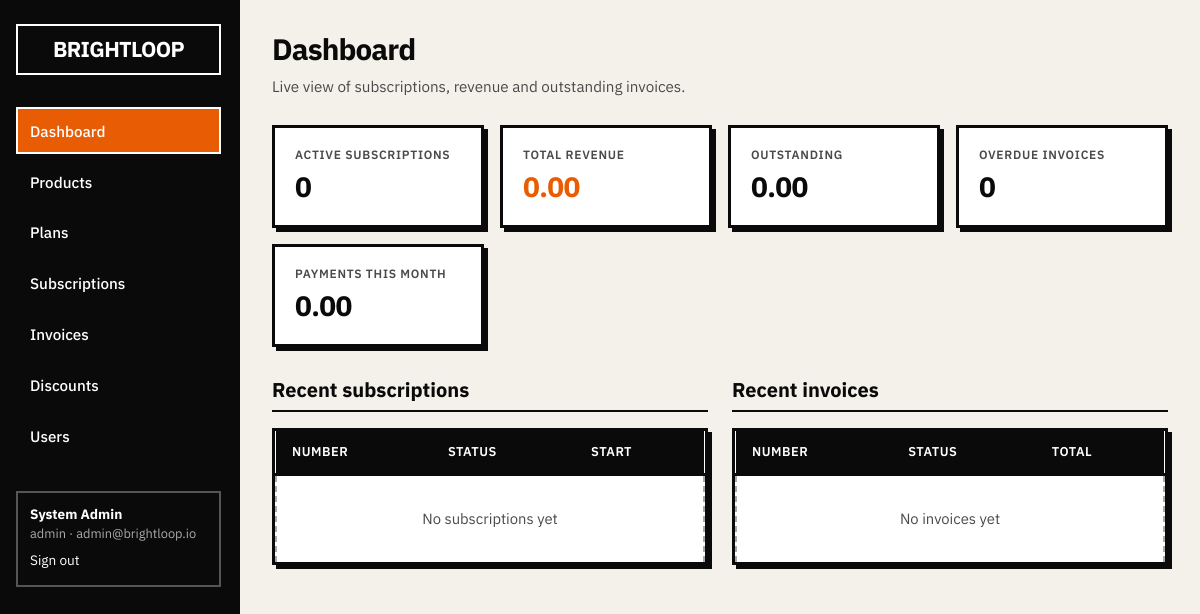
The app's page /dashboard (signed in) with its own data.
### app/models.py (models this page shows)
class User(Base):
    __tablename__ = "users"
    id = Column(Integer, primary_key=True, index=True)
    email = Column(String(255), unique=True, nullable=False, index=True)
    hashed_password = Column(String(255), nullable=False)
    full_name = Column(String(255), nullable=False)
    role = Column(SAEnum(UserRole), default=UserRole.CUSTOMER, nullable=False)
    is_active = Column(Boolean, default=True)
    created_at = Column(DateTime, default=datetime.utcnow)
    subscriptions = relationship("Subscription", back_populates="customer")
    payments = relationship("Payment", back_populates="recorded_by")

### app/main.py (the view)
@app.get("/dashboard", response_class=HTMLResponse)
async def dashboard(
    request: Request,
    user: User = Depends(require_user),
    db: Session = Depends(get_db),
):
    active_subs = db.query(func.count(Subscription.id)).filter(
        Subscription.status == SubscriptionStatus.ACTIVE
    ).scalar() or 0
    total_revenue = db.query(func.coalesce(func.sum(Payment.amount), 0.0)).scalar() or 0.0
    outstanding = db.query(func.coalesce(func.sum(Invoice.total), 0.0)).filter(
        Invoice.status.in_([InvoiceStatus.DRAFT, InvoiceStatus.CONFIRMED])
    ).scalar() or 0.0
    today = date.today()
    overdue = db.query(func.count(Invoice.id)).filter(
        and_(
            Invoice.status == InvoiceStatus.CONFIRMED,
            Invoice.due_date < today,
        )
    ).scalar() or 0
    month_start = today.replace(day=1)
    payments_month = db.query(func.coalesce(func.sum(Payment.amount), 0.0)).filter(
        Payment.payment_date >= month_start
    ).scalar() or 0.0
    recent_invoices = (
        db.query(Invoice)
        .order_by(Invoice.created_at.desc())
        .limit(8)
        .all()
    )
    recent_subs = (
        db.query(Subscription)
        .order_by(Subscription.created_at.desc())
        .limit(8)
        .all()
    )
    stats = {
        "active_subscriptions": active_subs,
        "total_revenue": round(total_revenue, 2),
        "outstanding": round(outstanding, 2),
        "overdue_count": overdue,
        "payments_this_month": round(payments_month, 2),
    }
    return templates.TemplateResponse(
        request,
        "dashboard.html",
        {
            "user": user,
            "stats": stats,
            "recent_invoices": recent_invoices,
            "recent_subs": recent_subs,
        },
    )

### app/templates/dashboard.html (shortened to what this page needs)
{% extends "base.html" %}
{% block content %}
<div class="page-header">
  <div>
    <h1>Dashboard</h1>
    <p>Live view of subscriptions, revenue and outstanding invoices.</p>
  </div>
</div>
<div class="stats-grid">
  <div class="stat-card">
    <div class="label">Active subscriptions</div>
    <div class="value">{{ stats.active_subscriptions }}</div>
  </div>
  <div class="stat-card accent">
    <div class="label">Total revenue</div>
    <div class="value">{{ "%.2f"|format(stats.total_revenue) }}</div>
  </div>
  <div class="stat-card">
    <div class="label">Outstanding</div>
    <div class="value">{{ "%.2f"|format(stats.outstanding) }}</div>
  </div>
  <div class="stat-card">
    <div class="label">Overdue invoices</div>
    <div class="value">{{ stats.overdue_count }}</div>
  </div>
  <div class="stat-card">
    <div class="label">Payments this month</div>
    <div class="value">{{ "%.2f"|format(stats.payments_this_month) }}</div>
  </div>
</div>
<div style="display:grid;grid-template-columns:1fr 1fr;gap:1.5rem;">
  <div>
    <h2>Recent subscriptions</h2>
    <div class="table-wrap">
      <table>
        <thead>
          <tr>
            <th>Number</th>
            <th>Status</th>
            <th>Start</th>
          </tr>
        </thead>
        <tbody>
          {% for s in recent_subs %}
          <tr>
            <td><a href="/subscriptions/{{ s.id }}" class="mono">{{ s.number }}</a></td>
            <td><span class="badge badge-{{ s.status.value }}">{{ s.status.value }}</span></td>
            <td>{{ s.start_date or "—" }}</td>
          </tr>
          {% else %}
          <tr><td colspan="3" class="empty">No subscriptions yet</td></tr>
          {% endfor %}
        </tbody>
      </table>
    </div>
  </div>
  <div>
    <h2>Recent invoices</h2>
    <div class="table-wrap">
      <table>
        <thead>
          <tr>
            <th>Number</th>
            <th>Status</th>
            <th>Total</th>
          </tr>
        </thead>
        <tbody>
          {% for inv in recent_invoices %}
          <tr>
            <td><a href="/invoices/{{ inv.id }}" class="mono">{{ inv.number }}</a></td>
            <td><span class="badge badge-{{ inv.status.value }}">{{ inv.status.value }}</span></td>
            <td class="mono">{{ "%.2f"|format(inv.total) }}</td>
          </tr>
          {% else %}
          <tr><td colspan="3" class="empty">No invoices yet</td></tr>
          {% endfor %}
        </tbody>
      </table>
    </div>
  </div>
</div>
{% endblock %}

### app/templates/base.html (shortened to what this page needs)
<!DOCTYPE html>
<html lang="en">
<head>
  <link rel="stylesheet" href="/static/css/style.css">
</head>
<body>
  {% if user %}
  <div class="shell">
    <aside class="sidebar">
      <div class="brand">BRIGHTLOOP</div>
      <nav>
        <a href="/dashboard" class="{% if request.url.path == '/dashboard' %}active{% endif %}">Dashboard</a>
        {% if user.role.value in ['admin', 'staff'] %}
        <a href="/products" class="{% if '/products' in request.url.path %}active{% endif %}">Products</a>
        <a href="/plans" class="{% if '/plans' in request.url.path %}active{% endif %}">Plans</a>
        {% endif %}
        <a href="/subscriptions" class="{% if '/subscriptions' in request.url.path %}active{% endif %}">Subscriptions</a>
        <a href="/invoices" class="{% if '/invoices' in request.url.path %}active{% endif %}">Invoices</a>
        {% if user.role.value == 'admin' %}
        <a href="/discounts" class="{% if '/discounts' in request.url.path %}active{% endif %}">Discounts</a>
        <a href="/users" class="{% if '/users' in request.url.path %}active{% endif %}">Users</a>
        {% endif %}
      </nav>
      <div class="user-box">
        <div><strong>{{ user.full_name }}</strong></div>
        <div class="muted" style="color:#aaa;font-size:0.8rem;">{{ user.role.value }} · {{ user.email }}</div>
        <a href="/logout" style="color:#fff;margin-top:0.5rem;display:inline-block;font-size:0.85rem;">Sign out</a>
      </div>
    </aside>
    <main class="main">
      {% block content %}{% endblock %}
    </main>
  </div>
  {% else %}
    {% block auth %}{% endblock %}
  {% endif %}
</body>
</html>

### app/static/css/style.css (style rules this page uses)
:root { --bg: #f4f1ea; --surface: #ffffff; --ink: #0a0a0a; --muted: #4a4a4a; --accent: #e85d04; --accent-dark: #c44a00; --border: 3px solid #0a0a0a; --border-thin: 2px solid #0a0a0a; --radius: 0; --font: "IBM Plex Sans", "Helvetica Neue", Helvetica, Arial, sans-serif; --mono: "IBM Plex Mono", "SF Mono", Menlo, monospace; --shadow: 4px 4px 0 #0a0a0a; }
* { box-sizing: border-box; margin: 0; padding: 0; }
html { font-size: 16px; }
body { font-family: var(--font); background: var(--bg); color: var(--ink); line-height: 1.45; min-height: 100vh; }
a { color: var(--ink); text-decoration: none; border-bottom: 2px solid transparent; }
.shell { display: grid; grid-template-columns: 240px 1fr; min-height: 100vh; }
.sidebar { background: var(--ink); color: #fff; padding: 1.5rem 1rem; border-right: var(--border); position: sticky; top: 0; height: 100vh; overflow-y: auto; }
.sidebar .brand { font-size: 1.35rem; font-weight: 700; letter-spacing: -0.03em; margin-bottom: 2rem; padding: 0.5rem; border: 2px solid #fff; text-align: center; }
.sidebar nav a { display: block; color: #fff; padding: 0.65rem 0.75rem; margin-bottom: 0.25rem; border: 2px solid transparent; font-weight: 500; font-size: 0.95rem; }
.sidebar nav a:hover, .sidebar nav a.active { border-color: #fff; background: var(--accent); color: #fff; }
.sidebar .user-box { margin-top: 2rem; padding: 0.75rem; border: 2px solid #555; font-size: 0.85rem; }
.main { padding: 1.75rem 2rem; max-width: 1200px; }
h1 { font-size: 1.85rem; font-weight: 700; letter-spacing: -0.03em; margin-bottom: 0.25rem; }
h2 { font-size: 1.25rem; font-weight: 700; margin-bottom: 1rem; border-bottom: var(--border-thin); padding-bottom: 0.35rem; }
.page-header { display: flex; justify-content: space-between; align-items: flex-start; margin-bottom: 1.75rem; gap: 1rem; flex-wrap: wrap; }
.page-header p { color: var(--muted); font-size: 0.95rem; }
.stats-grid { display: grid; grid-template-columns: repeat(auto-fit, minmax(180px, 1fr)); gap: 1rem; margin-bottom: 1.75rem; }
.stat-card { background: var(--surface); border: var(--border); box-shadow: var(--shadow); padding: 1.1rem 1.25rem; }
.stat-card .label { font-size: 0.75rem; text-transform: uppercase; letter-spacing: 0.06em; color: var(--muted); font-weight: 600; }
.stat-card .value { font-size: 1.75rem; font-weight: 700; letter-spacing: -0.02em; margin-top: 0.25rem; font-variant-numeric: tabular-nums; }
.stat-card.accent .value { color: var(--accent); }
.table-wrap { overflow-x: auto; border: var(--border); background: var(--surface); box-shadow: var(--shadow); }
table { width: 100%; border-collapse: collapse; font-size: 0.925rem; }
th { text-align: left; padding: 0.75rem 1rem; background: var(--ink); color: #fff; font-weight: 600; font-size: 0.8rem; text-transform: uppercase; letter-spacing: 0.04em; border-bottom: var(--border); }
td { padding: 0.7rem 1rem; border-bottom: 1px solid #ddd; vertical-align: middle; }
tr:last-child td { border-bottom: none; }
.muted { color: var(--muted); }
.empty { padding: 2rem; text-align: center; color: var(--muted); border: 2px dashed #aaa; }

### records on screen
User: full_name "System Admin", role.value "admin", email "admin@brightloop.io"

### other values on screen
{{ stats.active_subscriptions }} "0"
{{ "%.2f"|format(stats.total_revenue) }} "0.00"
{{ "%.2f"|format(stats.outstanding) }} "0.00"
{{ stats.overdue_count }} "0"
{{ "%.2f"|format(stats.payments_this_month) }} "0.00"
